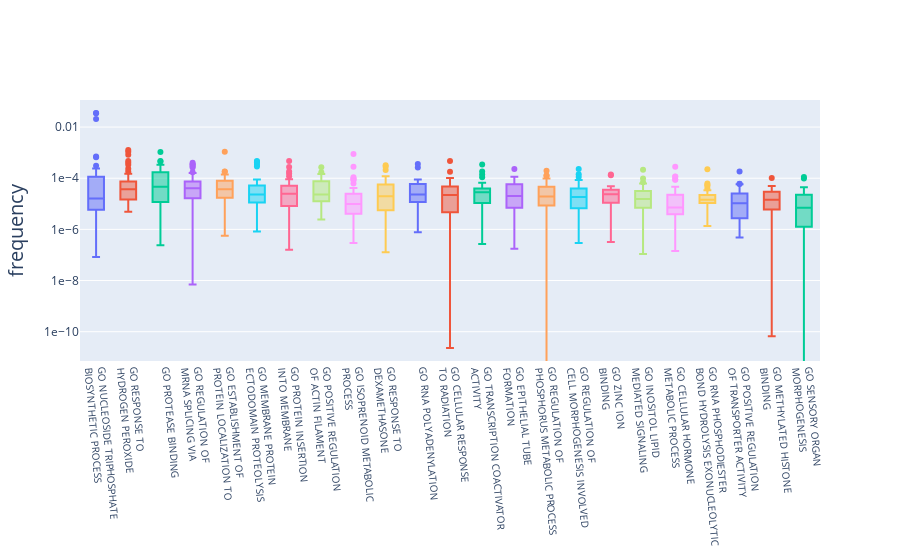

Write notebook code for a chart like this one.
### Code cell
fig = go.Figure()

fig.add_traces(traces)

layout = {
    "yaxis":{
        "title": "frequency",
        "titlefont":{
            "size": 20
        },
        "type": "log",
        "exponentformat": "e"
    },
    "xaxis":{
      "tickfont":{
          "size": 10,
      },
        "tickangle": 85
    },
    "showlegend": False
}

fig.update_layout(layout)

fig.show()
fig.write_image("boxplot.pdf")
